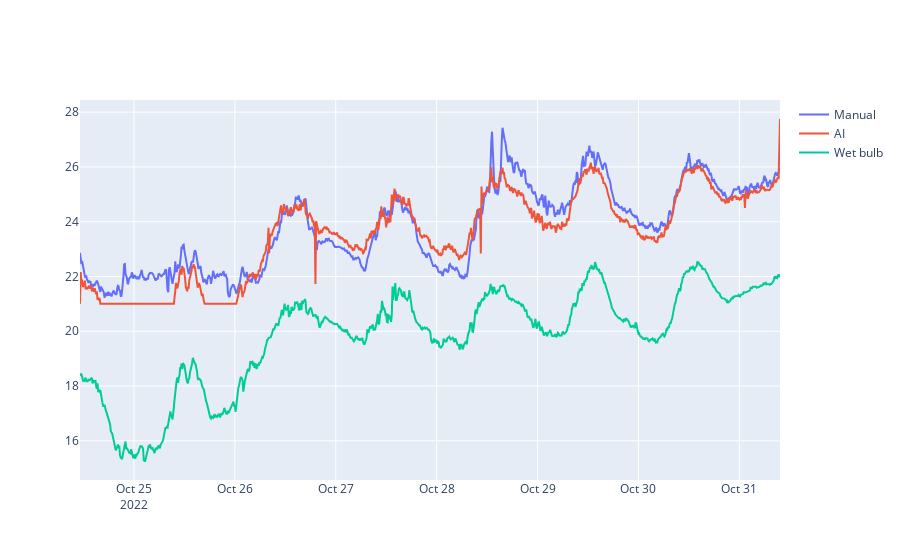

The notebook cell this image was saved under:
### Code cell
# eval plot
import os,pickle
import numpy as np
import plotly.graph_objects as go
from tqdm import tqdm
from utils.DataProcess import Start
from utils.ClooingTowerOptimize import CT_opt
with open(os.path.join('model','regr.pkl'), 'rb') as p:
    opt = pickle.load(p)


vs = []
for c in tqdm(range(2000)):
    try:
        opt.predict(c)
        v,fig = opt.plot(21,29)
        vs.append(v)
    except:
        pass


fig = go.Figure()
fig.add_traces(go.Scatter(x=opt.df.Datetime[-1000:][::-1],y=opt.df.condenser_supply_temp[-1000:][::-1],mode='lines',name='Manual'))
fig.add_traces(go.Scatter(x=opt.df.Datetime[-1000:][::-1],y=np.array(vs),mode='lines',name='AI'))
fig.add_traces(go.Scatter(x=opt.df.Datetime[-1000:][::-1],y=opt.df.Wet_bulb_temp[-1000:][::-1],mode='lines',name='Wet bulb'))

### Figure 1 — Plotly figure (JSON) as saved in the notebook; plotly's stock layout.template omitted (floating-point values rounded to 4 significant figures; data arrays with more than 128 entries replaced by an {"elided": "..."} marker saying what was removed)
{"data": [{"mode": "lines", "name": "Manual", "type": "scatter", "x": {"elided": "1000 str values"}, "y": {"elided": "1000 float values"}}, {"mode": "lines", "name": "AI", "type": "scatter", "x": {"elided": "1000 str values"}, "y": {"elided": "2000 float values"}}, {"mode": "lines", "name": "Wet bulb", "type": "scatter", "x": {"elided": "1000 str values"}, "y": {"elided": "1000 float values"}}], "layout": {}}
